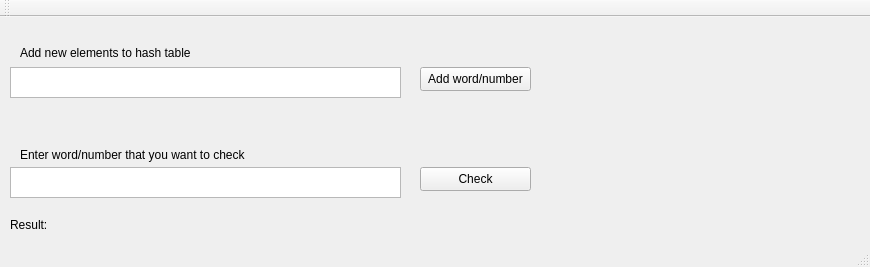
<?xml version="1.0" encoding="UTF-8"?>
<ui version="4.0">
 <class>PerfectHashClass</class>
 <widget class="QMainWindow" name="PerfectHashClass">
  <property name="geometry">
   <rect>
    <x>0</x>
    <y>0</y>
    <width>870</width>
    <height>267</height>
   </rect>
  </property>
  <property name="windowTitle">
   <string>PerfectHash</string>
  </property>
  <widget class="QWidget" name="centralWidget">
   <widget class="QLabel" name="label">
    <property name="geometry">
     <rect>
      <x>20</x>
      <y>10</y>
      <width>181</width>
      <height>51</height>
     </rect>
    </property>
    <property name="text">
     <string>Add new elements to hash table</string>
    </property>
   </widget>
   <widget class="QTextEdit" name="textEdit">
    <property name="geometry">
     <rect>
      <x>10</x>
      <y>50</y>
      <width>391</width>
      <height>31</height>
     </rect>
    </property>
   </widget>
   <widget class="QPushButton" name="pushButton">
    <property name="geometry">
     <rect>
      <x>420</x>
      <y>50</y>
      <width>111</width>
      <height>24</height>
     </rect>
    </property>
    <property name="text">
     <string>Add word/number</string>
    </property>
   </widget>
   <widget class="QTextEdit" name="textEdit_2">
    <property name="geometry">
     <rect>
      <x>10</x>
      <y>150</y>
      <width>391</width>
      <height>31</height>
     </rect>
    </property>
   </widget>
   <widget class="QLabel" name="label_2">
    <property name="geometry">
     <rect>
      <x>20</x>
      <y>130</y>
      <width>241</width>
      <height>16</height>
     </rect>
    </property>
    <property name="text">
     <string>Enter word/number that you want to check</string>
    </property>
   </widget>
   <widget class="QPushButton" name="pushButton_2">
    <property name="geometry">
     <rect>
      <x>420</x>
      <y>150</y>
      <width>111</width>
      <height>24</height>
     </rect>
    </property>
    <property name="text">
     <string>Check</string>
    </property>
   </widget>
   <widget class="QLabel" name="label_3">
    <property name="geometry">
     <rect>
      <x>10</x>
      <y>200</y>
      <width>49</width>
      <height>16</height>
     </rect>
    </property>
    <property name="text">
     <string>Result:</string>
    </property>
   </widget>
   <widget class="QLabel" name="label_4">
    <property name="geometry">
     <rect>
      <x>70</x>
      <y>200</y>
      <width>49</width>
      <height>16</height>
     </rect>
    </property>
    <property name="text">
     <string/>
    </property>
   </widget>
  </widget>
  <widget class="QMenuBar" name="menuBar">
   <property name="geometry">
    <rect>
     <x>0</x>
     <y>0</y>
     <width>870</width>
     <height>22</height>
    </rect>
   </property>
  </widget>
  <widget class="QToolBar" name="mainToolBar">
   <attribute name="toolBarArea">
    <enum>TopToolBarArea</enum>
   </attribute>
   <attribute name="toolBarBreak">
    <bool>false</bool>
   </attribute>
  </widget>
  <widget class="QStatusBar" name="statusBar"/>
 </widget>
 <layoutdefault spacing="6" margin="11"/>
 <resources/>
 <connections>
  <connection>
   <sender>pushButton</sender>
   <signal>clicked()</signal>
   <receiver>PerfectHashClass</receiver>
   <slot>InsertElement()</slot>
   <hints>
    <hint type="sourcelabel">
     <x>466</x>
     <y>98</y>
    </hint>
    <hint type="destinationlabel">
     <x>598</x>
     <y>139</y>
    </hint>
   </hints>
  </connection>
  <connection>
   <sender>pushButton_2</sender>
   <signal>clicked()</signal>
   <receiver>PerfectHashClass</receiver>
   <slot>Check()</slot>
   <hints>
    <hint type="sourcelabel">
     <x>451</x>
     <y>199</y>
    </hint>
    <hint type="destinationlabel">
     <x>595</x>
     <y>268</y>
    </hint>
   </hints>
  </connection>
 </connections>
 <slots>
  <slot>InsertElement()</slot>
  <slot>Check()</slot>
 </slots>
</ui>
